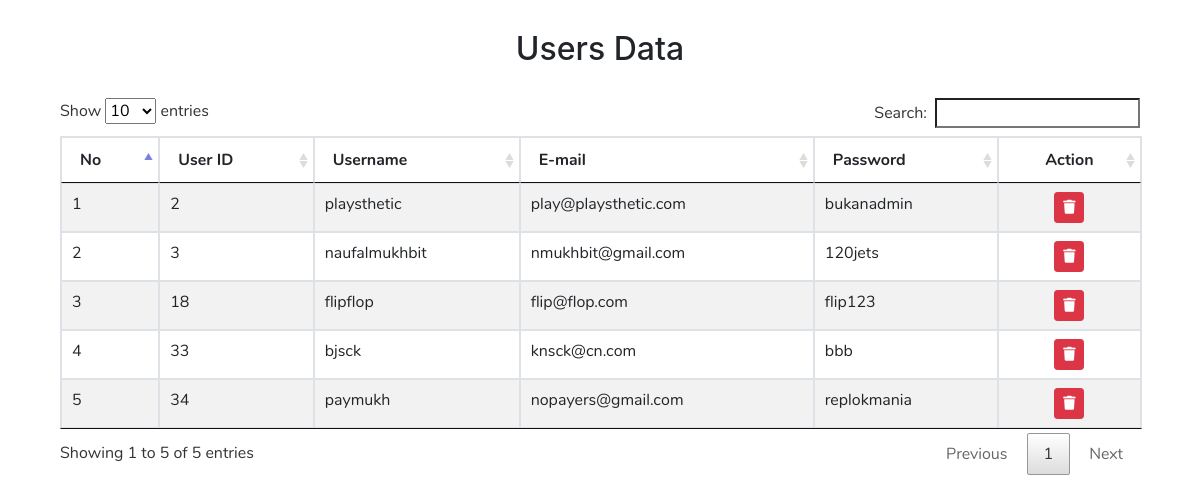
Page /index.php/admin_users on the earlier database version.
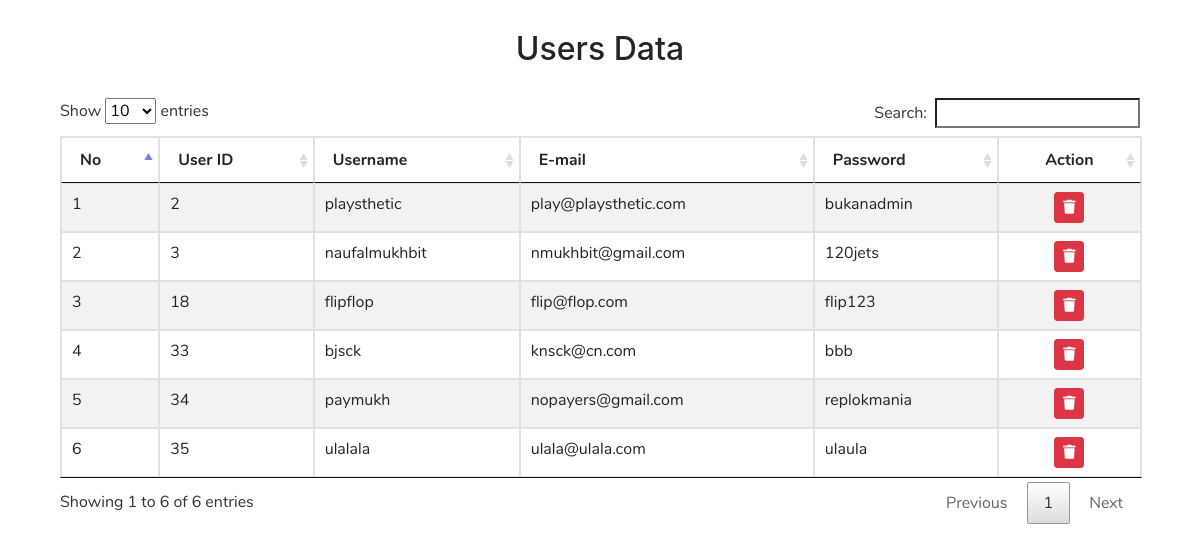
Same page on the later database version.
### tables this page shows
CREATE TABLE `id_data` (
  `userid` int(5) NOT NULL,
  `username` varchar(20) NOT NULL,
  `email` varchar(30) NOT NULL,
  `password` varchar(20) NOT NULL
);

### application/controllers/Admin_users.php (called while the page is built, shortened)
<?php
class Admin_users extends CI_Controller
{
	public function __construct()
	{
		$this->load->model('Users_model');
	}
	public function index()
	{
		$data = array(
			'title' => 'Users Data',
			'filename' => 'admin_users',
			'users' => $this->Users_model->get_data()
		);
		$this->load->view('admin_users',$data);
	}
}

### index.php (called while the page is built, shortened)
<?php
require_once BASEPATH.'core/CodeIgniter.php';

### application/models/Users_model.php (called while the page is built, shortened)
<?php
class Users_model extends CI_Model
{
	public function get_data()
	{
		$query = $this->db->order_by('userid','ASC')->get('id_data');
		return $query->result();
	}
}
?>

### application/views/admin_users.php (the view, shortened to what this page needs)
<?php
$this->load->view('header');
?>
<body>
<h2>Users Data</h2>
<div class="container">
	<div class="col-md-12">
		<table id="users_table" class="table table-striped table-bordered">
			<thead>
				<tr>
					<th>No</th>
					<th>User ID</th>
					<th>Username</th>
					<th>E-mail</th>
					<th>Password</th>
					<th><center>Action</center></th>
				</tr>
			</thead>
			<tbody>
				<?php
				$no=1;
				foreach ($users as $user) {
					if($user->userid != 1) {
				?>
				<tr>
					<td><?php echo $no++;?></td>
					<td><?php echo $user->userid;?></td>
					<td><?php echo $user->username; ?></td>
					<td><?php echo $user->email; ?></td>
					<td><?php echo $user->password; ?></td>
					<td style="text-align: center;">
						<button class="btn btn-sm btn-danger" data-toggle="modal" data-target="#delete<?php echo $user->userid; ?>"><i class="fa fa-trash"></i></button>
					</td>
				</tr>
				<?php
					}
				}
				?>
			</tbody>
		</table>
	</div>
</div>
<?php
$this->load->view('footer');
?>

### application/views/header.php (shortened to what this page needs)
<!DOCTYPE html>
<html>
<head>
	<link rel="stylesheet" type="text/css" href="<?php echo base_url(); ?>assets/vendor/bootstrap/css/bootstrap.min.css">
	<link rel="stylesheet" type="text/css" href="<?php echo base_url(); ?>assets/css/fonts.css">
	<link rel="stylesheet" type="text/css" href="<?php echo base_url(); ?>assets/fonts/fontawesome-free-5.0.10/web-fonts-with-css/css/fontawesome-all.css">
	<link rel="stylesheet" type="text/css" href="<?php echo base_url(); ?>assets/vendor/bootstrap-form-helpers/css/bootstrap-formhelpers.min.css">
	<link rel="stylesheet" type="text/css" href="<?php echo base_url(); ?>assets/vendor/DataTables/datatables.min.css">
	<?php
	if(isset($filename)) {
		echo '<link rel="stylesheet" type="text/css" href="' . base_url() . 'assets/css/' . $filename . '.css">';
	}
	?>
	<link rel="stylesheet" type="text/css" href="<?php echo base_url(); ?>assets/css/navbar.css">
	<link rel="stylesheet" type="text/css" href="<?php echo base_url(); ?>assets/css/chat.css">
	<link rel="stylesheet" type="text/css" href="<?php echo base_url(); ?>assets/vendor/chatroom-master/dist/Chatroom.css">
    <link rel="stylesheet" type="text/css" href="<?php echo base_url(); ?>assets/vendor/chatroom-master/index.css">
</head>

### application/views/footer.php (shortened to what this page needs)
</body>
<html>

### assets/css/admin_users.css (style rules this page uses)
h2 { text-align: center; margin: 30px 0 30px 0; }
.container { margin-top: 20px; }

Differences in the rows shown:
added id_data: userid "35", username "ulalala", email "ulala@ulala.com", password "ulaula"
Other differences:
text written by a page script: "Show entries Search: Showing 1 to 5 of 5 entries Previous 1 Next" → "Show entries Search: Showing 1 to 6 of 6 entries Previous 1 Next"
